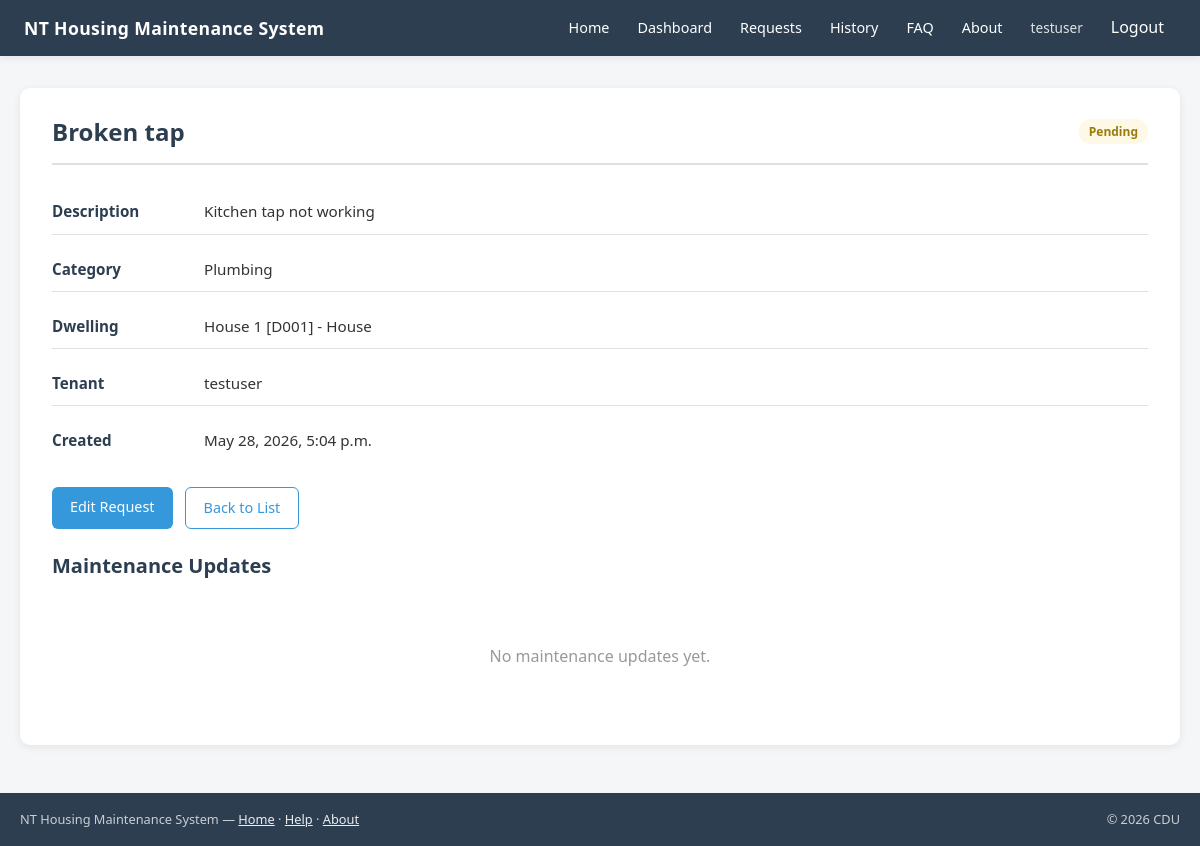
The app's page /requests/4/ (signed in) with its own data.
### housing/models.py (models this page shows, shortened)
class RepairRequest(models.Model):
    STATUS_CHOICES = [
        ("pending", "Pending"),
        ("in_progress", "In Progress"),
        ("completed", "Completed"),
    ]
    objects = RepairRequestQuerySet.as_manager()
    dwelling = models.ForeignKey(Dwelling, on_delete=models.CASCADE)
    tenant = models.ForeignKey(Tenant, on_delete=models.CASCADE)
    category = models.ForeignKey(Category, on_delete=models.CASCADE)
    created_by = models.ForeignKey(
        User,
        on_delete=models.CASCADE,
        related_name="repair_requests",
        null=True,
        blank=True,
    )
    title = models.CharField(max_length=200)
    description = models.TextField()
    status = models.CharField(
        max_length=20,
        choices=STATUS_CHOICES,
        default="pending",
    )
    created_at = models.DateTimeField(auto_now_add=True)
    updated_at = models.DateTimeField(auto_now=True)

class Category(models.Model):
    name = models.CharField(max_length=100)
    def __str__(self):
        return self.name

class Dwelling(models.Model):
    DWELLING_TYPE_CHOICES = [
        ("house", "House"),
        ("unit", "Unit"),
        ("town_house", "Town House"),
        ("granny_flat", "Granny Flat"),
        ("room", "Room"),
    ]
    community = models.ForeignKey(Community, on_delete=models.CASCADE)
    address = models.CharField(max_length=255)
    dwelling_code = models.CharField(max_length=50)
    dwelling_type = models.CharField(
        max_length=20,
        choices=DWELLING_TYPE_CHOICES,
        default="unit",
    )
    def __str__(self):
        return f"{self.address} [{self.dwelling_code}] - {self.get_dwelling_type_display()}"

class Tenant(models.Model):
    user = models.OneToOneField(User, on_delete=models.CASCADE)
    dwelling = models.ForeignKey(Dwelling, on_delete=models.CASCADE)
    def __str__(self):
        return self.user.username

### housing/views.py (the view)
class RepairRequestDetailView(LoginRequiredMixin, RepairRequestAccessMixin, DetailView):
    model = RepairRequest
    template_name = "housing/repair_request_detail.html"
    context_object_name = "request"
    login_url = "/login/"
    def get_queryset(self):
        return (
            self.get_accessible_requests()
            .select_related(
                "category",
                "dwelling",
                "tenant__user"
            )
            .prefetch_related("updates")
        )

### housing/services.py (called while the page is built)
    @staticmethod
    def is_staff_or_superuser(user):
        return (
            user.is_authenticated
            and (
                user.is_staff
                or user.is_superuser
            )
        )

### housing/views.py (called while the page is built)
    def get_accessible_requests(self):
        if PermissionService.is_staff_or_superuser(self.request.user):
            return RepairRequest.objects.all()
        return RepairRequest.objects.filter(
            Q(created_by=self.request.user) |
            Q(tenant__user=self.request.user)
        ).distinct()

### housing/templates/housing/repair_request_detail.html (shortened to what this page needs)
{% extends "housing/base.html" %}
{% block content %}
<div class="container">
    <div class="page-card">
        <div class="page-header">
            <h1>{{ request.title }}</h1>
            <span class="badge badge-{{ request.status }}">{{ request.status }}</span>
        </div>
        <div class="detail-grid">
            <div class="detail-row">
                <span class="detail-label">Description</span>
                <span>{{ request.description }}</span>
            </div>
            <div class="detail-row">
                <span class="detail-label">Category</span>
                <span>{{ request.category }}</span>
            </div>
            <div class="detail-row">
                <span class="detail-label">Dwelling</span>
                <span>{{ request.dwelling }}</span>
            </div>
            <div class="detail-row">
                <span class="detail-label">Tenant</span>
                <span>{{ request.tenant }}</span>
            </div>
            <div class="detail-row">
                <span class="detail-label">Created</span>
                <span>{{ request.created_at }}</span>
            </div>
        </div>
        <div class="actions">
            <a href="{% url 'repair-request-update' request.pk %}" class="btn btn-primary">Edit Request</a>
            <a href="{% url 'repair-request-list' %}" class="btn btn-outline">Back to List</a>
        </div>
        <h2>Maintenance Updates</h2>
        {% if request.updates.all %}
            <ul class="update-list">
                {% for update in request.updates.all %}
                    <li class="update-item">
                        <strong>{{ update.updated_at }}</strong>
                        {{ update }}
                    </li>
                {% endfor %}
            </ul>
        {% else %}
            <div class="empty-state">
                <p>No maintenance updates yet.</p>
            </div>
        {% endif %}
    </div>
</div>
{% endblock %}

### housing/templates/housing/base.html (shortened to what this page needs)
{% load static %}
<!DOCTYPE html>
<html lang="en">
<head>
    <link rel="stylesheet" href="{% static 'housing/css/main.css' %}">
</head>
<body>
    <header class="header">
        <div class="header-inner">
            <div class="brand">NT Housing Maintenance System</div>
            <nav class="nav">
                <a href="{% url 'home' %}">Home</a>
                <a href="{% url 'dashboard' %}">Dashboard</a>
                <a href="{% url 'repair-request-list' %}">Requests</a>
                <a href="{% url 'maintenance-history' %}">History</a>
                <a href="{% url 'faq' %}">FAQ</a>
                <a href="{% url 'about' %}">About</a>
                {% if user.is_authenticated %}
                    <span class="user-label">{{ user.username }}</span>
                    <form method="post" action="{% url 'logout' %}" class="logout-form">
                        <button type="submit" class="logout-button">Logout</button>
                    </form>
                {% else %}
                    <a href="{% url 'register' %}">Register</a>
                    <a href="{% url 'login' %}">Login</a>
                {% endif %}
            </nav>
        </div>
    </header>
    <main>
        {% block content %}{% endblock %}
    </main>
    <footer class="site-footer">
        <div class="footer-container">
            <div class="footer-left">
                NT Housing Maintenance System &mdash;
                <a href="{% url 'home' %}">Home</a> &middot;
                <a href="{% url 'faq' %}">Help</a> &middot;
                <a href="{% url 'about' %}">About</a>
            </div>
            <div class="footer-right">
                &copy; 2026 CDU
            </div>
        </div>
    </footer>
</body>
</html>

### housing/static/housing/css/main.css (style rules this page uses)
:root { --color-primary: #2c3e50; --color-primary-dark: #1a252f; --color-accent: #3498db; --color-accent-hover: #2980b9; --color-success: #639922; --color-success-bg: #eaf3de; --color-success-text: #3b6d11; --color-danger: #e74c3c; --color-purple: #9b59b6; --color-bg: #f4f6f8; --color-surface: #ffffff; --color-border: #e0e0e0; --color-text: #333333; --color-text-muted: #666666; --color-text-light: #999999; --shadow-sm: 0 2px 8px rgba(0, 0, 0, 0.08); --shadow-md: 0 4px 16px rgba(0, 0, 0, 0.1); --radius: 8px; --radius-lg: 10px; --font: "Segoe UI", system-ui, -apple-system, Arial, sans-serif; }
*, *::before, *::after { box-sizing: border-box; }
body { font-family: var(--font); background: var(--color-bg); color: var(--color-text); margin: 0; line-height: 1.6; min-height: 100vh; display: flex; flex-direction: column; }
.header { background: var(--color-primary); color: #fff; padding: 0 24px; box-shadow: var(--shadow-sm); }
.header-inner { display: flex; align-items: center; justify-content: space-between; max-width: 1400px; margin: 0 auto; min-height: 56px; flex-wrap: nowrap; gap: 12px; }
.brand { font-size: 1.1rem; font-weight: 600; letter-spacing: 0.02em; }
.nav { display: flex; gap: 4px; align-items: center; flex-wrap: nowrap; overflow-x: auto; }
.nav a, .nav span, .logout-button { color: #fff; text-decoration: none; padding: 8px 12px; border-radius: 4px; font-size: 0.9rem; }
.nav .user-label { opacity: 0.85; font-size: 0.85rem; }
.logout-form { display: inline; margin: 0; }
.logout-button { background: none; border: none; cursor: pointer; font: inherit; }
main { flex: 1; padding: 32px 20px 48px; }
.container { max-width: 1400px; margin: 0 auto; }
.page-card { background: var(--color-surface); border-radius: var(--radius-lg); padding: 28px 32px; box-shadow: var(--shadow-sm); }
.page-header { display: flex; justify-content: space-between; align-items: center; flex-wrap: wrap; gap: 16px; margin-bottom: 24px; padding-bottom: 16px; border-bottom: 2px solid var(--color-border); }
.page-header h1, .page-header h2 { margin: 0; font-size: 1.5rem; color: var(--color-primary); }
h1, h2, h3 { color: var(--color-primary); line-height: 1.3; }
h1 { font-size: 1.75rem; margin-top: 0; }
h2 { font-size: 1.25rem; margin-top: 1.5rem; }
p { margin: 0 0 1rem; }
a { color: var(--color-accent); }
.btn { display: inline-block; padding: 10px 18px; border-radius: 6px; font-size: 0.9rem; font-weight: 500; text-decoration: none; border: none; cursor: pointer; font-family: inherit; line-height: 1.4; transition: background 0.15s ease; }
.btn-primary { background: var(--color-accent); color: #fff; }
.btn-outline { background: transparent; color: var(--color-accent); border: 1px solid var(--color-accent); }
.actions { display: flex; flex-wrap: wrap; gap: 12px; margin: 20px 0; }
.detail-grid { display: grid; gap: 12px; margin-bottom: 24px; }
.detail-row { display: grid; grid-template-columns: 140px 1fr; gap: 12px; padding: 10px 0; border-bottom: 1px solid var(--color-border); font-size: 0.95rem; }
.detail-row:last-child { border-bottom: none; }
.detail-label { font-weight: 600; color: var(--color-primary); }
.badge { display: inline-block; padding: 3px 10px; border-radius: 12px; font-size: 0.75rem; font-weight: 600; text-transform: capitalize; }
.badge-pending { background: #fef9e7; color: #9a7b0a; }
.empty-state { text-align: center; padding: 48px 20px; color: var(--color-text-light); }
.empty-state p { margin: 0; font-size: 1rem; }
.site-footer { background: var(--color-primary); color: rgba(255, 255, 255, 0.75); padding: 16px 20px; font-size: 0.8rem; }
.footer-container { max-width: 1400px; margin: 0 auto; display: flex; justify-content: space-between; align-items: center; gap: 20px; }
.footer-left { flex: 1; }
.footer-right { text-align: right; white-space: nowrap; }
.site-footer a { color: rgba(255, 255, 255, 0.9); }

### records on screen
RepairRequest: title "Broken tap", status "Pending", description "Kitchen tap not working", category "Plumbing", dwelling "House 1 [D001] - House", tenant "testuser", created_at "May 28, 2026, 5:04 p.m."

### other values on screen
{{ user.username }} "testuser"
